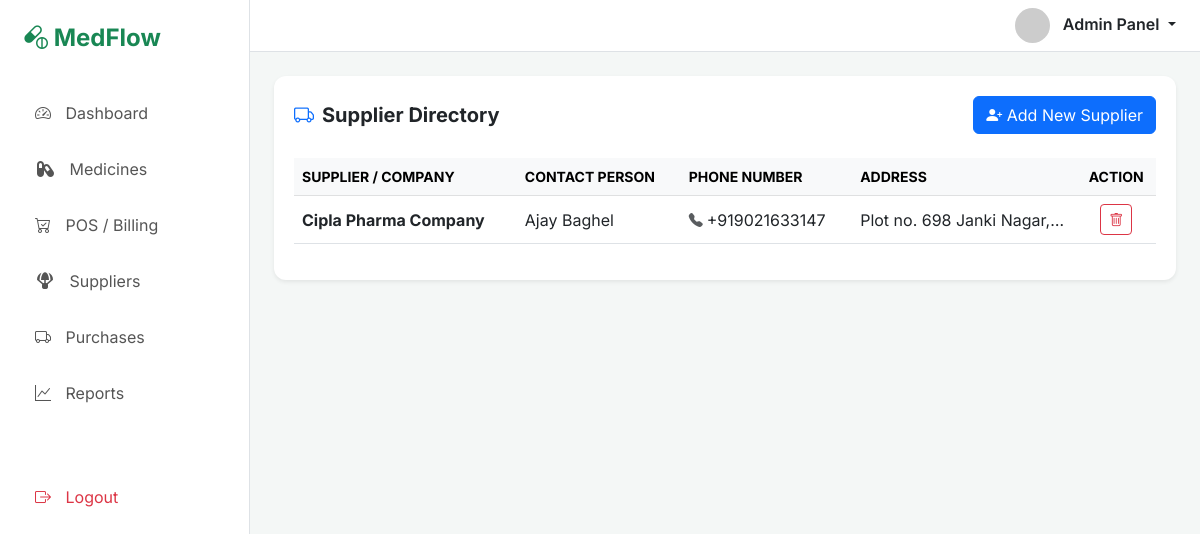
Page /suppliers/ (signed in) on the committed database.
### medflowapp/models.py (models this page shows)
class Supplier(models.Model):
    phone_regex=RegexValidator(regex=r'^\+?1?\d{9,15}$', message="Format: '+999999999'")
    supplier_name=models.CharField(max_length=50)
    supplier_contact = models.CharField(validators=[phone_regex],max_length=17, unique=True)
    supplier_person = models.CharField(max_length=100)
    supplier_address=models.TextField()

### medflowapp/views.py (the view)
# urls.py: path('suppliers/', views.supplier_list),
@login_required
@cache_control(no_cache=True, must_revalidate=True, no_store=True)
def supplier_list(request):
    suppliers=Supplier.objects.all()
    return render(request, 'medflowapp/suppliers_section.html', {'suppliers':suppliers})

### medflowapp/templates/medflowapp/suppliers_section.html (shortened to what this page needs)
{% extends 'layout/base.html' %}
{% block content %}
<div id="supplier-module" class="module-content">
    <div class="table-container">
        <div class="d-flex justify-content-between align-items-center mb-4">
            <h5 class="fw-bold m-0"><i class="bi bi-truck text-primary me-2"></i>Supplier Directory</h5>
            <button class="btn btn-primary" data-bs-toggle="modal" data-bs-target="#addSupplierModal">
                <i class="bi bi-person-plus-fill"></i> Add New Supplier
            </button>
        </div>
        <div class="table-responsive">
            <table class="table align-middle table-hover">
                <thead class="table-light text-muted small text-uppercase">
                    <tr>
                        <th>Supplier / Company</th>
                        <th>Contact Person</th>
                        <th>Phone Number</th>
                        <th>Address</th>
                        <th class="text-center">Action</th>
                    </tr>
                </thead>
                <tbody>
                    {% for supplier in suppliers %}
                    <tr>
                        <td><span class="fw-bold text-dark">{{ supplier.supplier_name }}</span></td>
                        <td>{{ supplier.supplier_person }}</td>
                        <td><i class="bi bi-telephone-fill small text-muted me-1"></i>{{ supplier.supplier_contact }}</td>
                        <td class="text-truncate" style="max-width: 200px;">{{ supplier.supplier_address }}</td>
                        <td class="text-center">
                            <button class="btn btn-sm btn-outline-danger" onclick="delete_supplier('{{ supplier.id }}')">
                                <i class="bi bi-trash"></i>
                            </button>
                        </td>
                    </tr>
                    {% empty %}
                    <tr>
                        <td colspan="5" class="text-center py-4 text-muted">No suppliers found. Add your first distributor.</td>
                    </tr>
                    {% endfor %}
                </tbody>
            </table>
        </div>
    </div>
</div>
{% endblock %}

### medflowapp/templates/layout/base.html (style rules this page uses)
:root { --med-green: #2ecc71; --med-blue: #3498db; --sidebar-bg: #f8f9fa; --card-shadow: 0 0.125rem 0.25rem rgba(0, 0, 0, 0.075); }
body { font-family: 'Inter', sans-serif; background-color: #f4f7f6; }
.table-container { background: white; border-radius: 12px; padding: 20px; box-shadow: var(--card-shadow); }

### rows in the picture
Supplier: supplier_name "Cipla Pharma Company", supplier_person "Ajay Baghel", supplier_contact "+919021633147", supplier_address "Plot no. 698 Janki Nagar,…"
